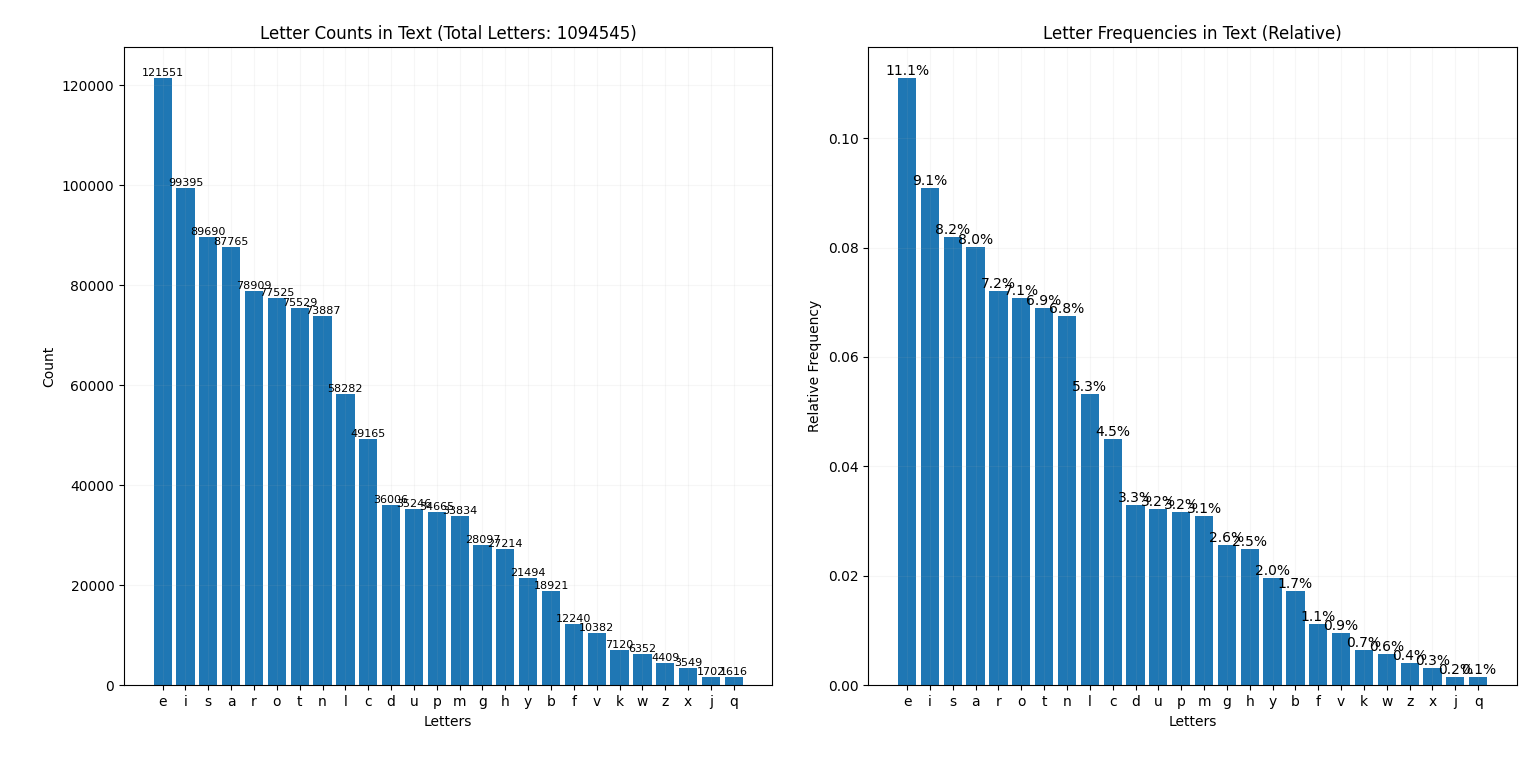

Source code (Python):
import numpy as np
import matplotlib.pyplot as plt
from collections import Counter

def analyze_text(filename):
    try:
        with open(filename, 'r', encoding='utf-8') as file:
            text = file.read().lower()
    except FileNotFoundError:
        print("File not found.")
    letters = [char for char in text if char.isalpha()]
    total_letters = len(letters)

    #Raw counts
    counter = Counter(letters)
    raw_counts = dict(sorted(counter.items(), key=lambda x: x[1], reverse=True))

    #Frequencies
    frequencies = {char: count/total_letters for char, count in counter.items()}
    sorted_frequencies = dict(sorted(frequencies.items(), key=lambda x: x[1], reverse=True))

    return raw_counts, sorted_frequencies, total_letters

def histogram(counts, total_letters, frequencies):
    plt.figure(figsize=(12, 6))
    plt.subplot(121)
    bars = plt.bar(counts.keys(), counts.values())

    # Add value labels on top of each bar
    for bar in bars:
        x = bar.get_x() + bar.get_width()/2
        y = bar.get_height()
        plt.text(x, y, f'{int(y)}', ha='center', va='bottom', fontsize = 8)
    plt.title(f'Letter Counts in Text (Total Letters: {total_letters})')
    plt.xlabel('Letters')
    plt.ylabel('Count')
    plt.grid(True, alpha=0.1)

    plt.subplot(122)
    bars = plt.bar(frequencies.keys(), frequencies.values())

    # Add percentage labels on top of each bar
    for bar in bars:
        x = bar.get_x() + bar.get_width()/2
        y = bar.get_height()
        plt.text(x, y, f'{y:.1%}', ha='center', va='bottom')
    plt.title('Letter Frequencies in Text (Relative)')
    plt.xlabel('Letters')
    plt.ylabel('Relative Frequency')

    plt.tight_layout()
    plt.grid(True, alpha=0.1)
    plt.show()

def calculate_entropy(frequencies):
    entropy = -sum(p * np.log2(p) for p in frequencies.values())
    return entropy

# Main analysis
def main(filename='worddic.txt'):
    # Calculate both counts and frequencies
    raw_counts, frequencies, total_letters = analyze_text(filename)

    # Display raw counts
    print("\nLetter Counts (descending order):")
    for letter, count in raw_counts.items():
        print(f"{letter}: {count}")
    print(f"\nTotal Letters: {total_letters}")
    # Display relative frequencies
    print("\nLetter Frequencies (descending order):")
    for letter, freq in frequencies.items():
        print(f"{letter}: {freq:.4f} ({freq:.1%})")

    # Create both histograms
    histogram(raw_counts, total_letters, frequencies)
    # Calculate entropy
    entropy = calculate_entropy(frequencies)
    print(f"\nEntropy per character: {entropy:.4f} bits")

    # Calculate maximum possible entropy (uniform distribution)
    n_symbols = len(frequencies)
    max_entropy = np.log2(n_symbols)
    print(f"Maximum possible entropy: {max_entropy:.4f} bits")
    print(f"Entropy efficiency: {(entropy/max_entropy)*100:.2f}%")

if __name__ == "__main__":
    main()
